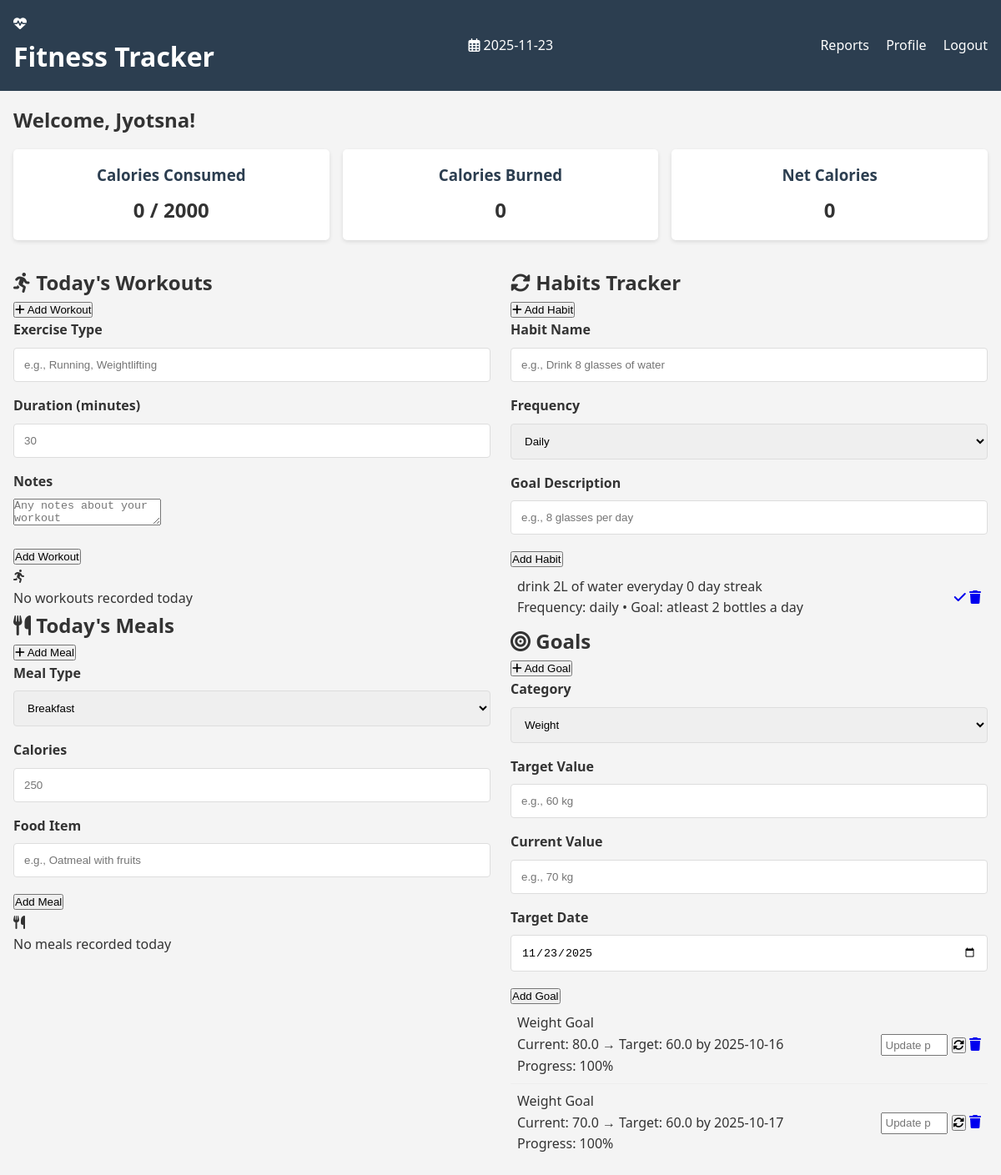
The page / (signed in) on the database its author committed.
### tables this page shows
CREATE TABLE users
                 (id INTEGER PRIMARY KEY AUTOINCREMENT,
                  username TEXT UNIQUE NOT NULL,
                  password TEXT NOT NULL,
                  name TEXT,
                  age INTEGER,
                  gender TEXT,
                  height REAL,
                  weight REAL,
                  goal_weight REAL,
                  daily_calorie_target INTEGER);

CREATE TABLE habits
                 (id INTEGER PRIMARY KEY AUTOINCREMENT,
                  user_id INTEGER,
                  habit_name TEXT NOT NULL,
                  frequency TEXT NOT NULL,
                  goal_description TEXT,
                  streak INTEGER DEFAULT 0,
                  last_completed TEXT,
                  FOREIGN KEY (user_id) REFERENCES users (id));

CREATE TABLE goals
                 (id INTEGER PRIMARY KEY AUTOINCREMENT,
                  user_id INTEGER,
                  goal_type TEXT NOT NULL,
                  target_value REAL NOT NULL,
                  target_date TEXT NOT NULL,
                  current_value REAL,
                  completed INTEGER DEFAULT 0,
                  FOREIGN KEY (user_id) REFERENCES users (id));

### app.py (the view)
@app.route('/')
def index():
    if 'user_id' not in session:
        return redirect(url_for('login'))
    user_id = session['user_id']
    conn = get_db_connection()
    user = conn.execute('SELECT * FROM users WHERE id = ?', (user_id,)).fetchone()
    today = datetime.date.today().isoformat()
    workouts = conn.execute('SELECT * FROM workouts WHERE user_id = ? AND date = ?',
                           (user_id, today)).fetchall()
    meals = conn.execute('SELECT * FROM meals WHERE user_id = ? AND date = ?',
                        (user_id, today)).fetchall()
    goals = conn.execute('SELECT * FROM goals WHERE user_id = ?', (user_id,)).fetchall()
    habits = conn.execute('SELECT * FROM habits WHERE user_id = ?', (user_id,)).fetchall()
    total_calories_burned = sum(workout['calories_burned'] for workout in workouts)
    total_calories_consumed = sum(meal['calories'] for meal in meals)
    conn.close()
    return render_template('index.html',
                          user=user,
                          workouts=workouts,
                          meals=meals,
                          goals=goals,
                          habits=habits,
                          total_calories_burned=total_calories_burned,
                          total_calories_consumed=total_calories_consumed,
                          today=today)

### templates/index.html (shortened to what this page needs)
<!DOCTYPE html>
<html lang="en">
<head>
    <link rel="stylesheet" href="{{ url_for('static', filename='style.css') }}">
    <link rel="stylesheet" href="https://cdnjs.cloudflare.com/ajax/libs/font-awesome/6.4.0/css/all.min.css">
</head>
<body>
    <header>
        <div class="app-title">
            <i class="fas fa-heartbeat"></i>
            <h1>Fitness Tracker</h1>
        </div>
        <div class="date-display">
            <i class="far fa-calendar-alt"></i>
            <span>{{ today }}</span>
        </div>
        <nav>
            <a href="{{ url_for('reports') }}">Reports</a>
            <a href="{{ url_for('profile') }}">Profile</a>
            <a href="{{ url_for('logout') }}">Logout</a>
        </nav>
    </header>
    <div class="container">
        <div class="welcome">
            <h2>Welcome, {{ user.name }}!</h2>
            <div class="stats">
                <div class="stat-card">
                    <h3>Calories Consumed</h3>
                    <p>{{ total_calories_consumed }} / {{ user.daily_calorie_target or 2000 }}</p>
                </div>
                <div class="stat-card">
                    <h3>Calories Burned</h3>
                    <p>{{ total_calories_burned }}</p>
                </div>
                <div class="stat-card">
                    <h3>Net Calories</h3>
                    <p>{{ total_calories_consumed - total_calories_burned }}</p>
                </div>
            </div>
        </div>
        <div class="dashboard">
            <div class="column">
                <div class="card">
                    <div class="card-header">
                        <h2 class="card-title"><i class="fas fa-running"></i> Today's Workouts</h2>
                        <button class="add-btn" id="showWorkoutForm"><i class="fas fa-plus"></i> Add Workout</button>
                    </div>
                    <div class="form-container" id="workoutForm">
                        <form action="{{ url_for('add_workout') }}" method="POST">
                            <div class="form-row">
                                <div class="form-group">
                                    <label for="exerciseType">Exercise Type</label>
                                    <input type="text" id="exerciseType" name="exercise_type" class="form-control" placeholder="e.g., Running, Weightlifting" required>
                                </div>
                                <div class="form-group">
                                    <label for="duration">Duration (minutes)</label>
                                    <input type="number" id="duration" name="duration" class="form-control" placeholder="30" required>
                                </div>
                            </div>
                            <div class="form-group">
                                <label for="workoutNotes">Notes</label>
                                <textarea id="workoutNotes" name="notes" class="form-control" rows="2" placeholder="Any notes about your workout"></textarea>
                            </div>
                            <button type="submit" class="submit-btn">Add Workout</button>
                        </form>
                    </div>
                    <ul class="items-list">
                        {% if not workouts %}
                        <div class="empty-state">
                            <i class="fas fa-running"></i>
                            <p>No workouts recorded today</p>
                        </div>
                        {% endif %}
                    </ul>
                </div>
                <div class="card">
                    <div class="card-header">
                        <h2 class="card-title"><i class="fas fa-utensils"></i> Today's Meals</h2>
                        <button class="add-btn" id="showMealForm"><i class="fas fa-plus"></i> Add Meal</button>
                    </div>
                    <div class="form-container" id="mealForm">
                        <form action="{{ url_for('add_meal') }}" method="POST">
                            <div class="form-row">
                                <div class="form-group">
                                    <label for="mealType">Meal Type</label>
                                    <select id="mealType" name="meal_type" class="form-control" required>
                                        <option value="Breakfast">Breakfast</option>
                                    </select>
                                </div>
                                <div class="form-group">
                                    <label for="calories">Calories</label>
                                    <input type="number" id="calories" name="calories" class="form-control" placeholder="250" required>
                                </div>
                            </div>
                            <div class="form-group">
                                <label for="foodItem">Food Item</label>
                                <input type="text" id="foodItem" name="food_item" class="form-control" placeholder="e.g., Oatmeal with fruits" required>
                            </div>
                            <button type="submit" class="submit-btn">Add Meal</button>
                        </form>
                    </div>
                    <ul class="items-list">
                        {% if not meals %}
                        <div class="empty-state">
                            <i class="fas fa-utensils"></i>
                            <p>No meals recorded today</p>
                        </div>
                        {% endif %}
                    </ul>
                </div>
            </div>
            <div class="column">
                <div class="card">
                    <div class="card-header">
                        <h2 class="card-title"><i class="fas fa-sync-alt"></i> Habits Tracker</h2>
                        <button class="add-btn" id="showHabitForm"><i class="fas fa-plus"></i> Add Habit</button>
                    </div>
                    <div class="form-container" id="habitForm">
                        <form action="{{ url_for('add_habit') }}" method="POST">
                            <div class="form-row">
                                <div class="form-group">
                                    <label for="habitName">Habit Name</label>
                                    <input type="text" id="habitName" name="habit_name" class="form-control" placeholder="e.g., Drink 8 glasses of water" required>
                                </div>
                                <div class="form-group">
                                    <label for="frequency">Frequency</label>
                                    <select id="frequency" name="frequency" class="form-control" required>
                                        <option value="daily">Daily</option>
                                    </select>
                                </div>
                            </div>
                            <div class="form-group">
                                <label for="habitGoal">Goal Description</label>
                                <input type="text" id="habitGoal" name="goal_description" class="form-control" placeholder="e.g., 8 glasses per day">
                            </div>
                            <button type="submit" class="submit-btn">Add Habit</button>
                        </form>
                    </div>
                    <ul class="items-list">
                        {% for habit in habits %}
                        <li class="item">
                            <div class="item-content">
                                <div class="item-title">{{ habit.habit_name }} <span class="habit-streak">{{ habit.streak }} day streak</span></div>
                                <div class="item-details">Frequency: {{ habit.frequency }}{% if habit.goal_description %} • Goal: {{ habit.goal_description }}{% endif %}</div>
                            </div>
                            <div class="item-actions">
                                <a href="{{ url_for('complete_habit', habit_id=habit.id) }}" class="btn btn-edit"><i class="fas fa-check"></i></a>
                                <a href="{{ url_for('delete_habit', habit_id=habit.id) }}" class="btn btn-delete"><i class="fas fa-trash"></i></a>
                            </div>
                        </li>
                        {% endfor %}
                    </ul>
                </div>
                <div class="card">
                    <div class="card-header">
                        <h2 class="card-title"><i class="fas fa-bullseye"></i> Goals</h2>
                        <button class="add-btn" id="showGoalForm"><i class="fas fa-plus"></i> Add Goal</button>
                    </div>
                    <div class="form-container" id="goalForm">
                        <form action="{{ url_for('add_goal') }}" method="POST">
                            <div class="form-row">
                                <div class="form-group">
                                    <label for="goalCategory">Category</label>
                                    <select id="goalCategory" name="goal_type" class="form-control" required>
                                        <option value="weight">Weight</option>
                                    </select>
                                </div>
                                <div class="form-group">
                                    <label for="targetValue">Target Value</label>
                                    <input type="text" id="targetValue" name="target_value" class="form-control" placeholder="e.g., 60 kg" required>
                                </div>
                            </div>
                            <div class="form-row">
                                <div class="form-group">
                                    <label for="currentValue">Current Value</label>
                                    <input type="text" id="currentValue" name="current_value" class="form-control" placeholder="e.g., 70 kg">
                                </div>
                                <div class="form-group">
                                    <label for="targetDate">Target Date</label>
                                    <input type="date" id="targetDate" name="target_date" class="form-control" required>
                                </div>
                            </div>
                            <button type="submit" class="submit-btn">Add Goal</button>
                        </form>
                    </div>
                    <ul class="items-list">
                        {% for goal in goals %}
                        <li class="item">
                            <div class="item-content">
                                <div class="item-title">{{ goal.goal_type|title }} Goal</div>
                                <div class="item-details">
                                    Current: {{ goal.current_value or 0 }} →
                                    Target: {{ goal.target_value or "N/A" }}
                                    {% if goal.target_date %} by {{ goal.target_date }}{% endif %}
                                </div>
                                {% if goal.target_value and goal.current_value %}
                                    {% set raw_progress = (goal.current_value / goal.target_value) * 100 %}
                                    {% set progress = raw_progress if raw_progress < 100 else 100 %}
                                    <div class="item-details">Progress: {{ progress | round(1) }}%</div>
                                {% else %}
                                    <div class="item-details">No progress data available</div>
                                {% endif %}
                            </div>
                            <div class="item-actions">
                                <form action="{{ url_for('update_goal', goal_id=goal.id) }}" method="POST" class="inline-form">
                                    <input type="number" step="0.1" name="current_value" placeholder="Update progress" class="form-control">
                                    <button type="submit" class="btn btn-edit"><i class="fas fa-sync-alt"></i></button>
                                </form>
                                <a href="{{ url_for('delete_goal', goal_id=goal.id) }}" class="btn btn-delete">
                                    <i class="fas fa-trash"></i>
                                </a>
                            </div>
                        </li>
                        {% endfor %}
                    </ul>
                </div>
            </div>
        </div>
    </div>
</body>
</html>

### rows shown on the page
users: name "Jyotsna", daily_calorie_target "2000"
habits: habit_name "drink 2L of water everyday", streak "0", frequency "daily", goal_description "atleast 2 bottles a day"
goals: goal_type "Weight", current_value "80.0", target_value "60.0", target_date "2025-10-16", progress "100"
goals: goal_type "Weight", current_value "70.0", target_value "60.0", target_date "2025-10-17", progress "100"

### other values the page prints
{{ total_calories_consumed }} "0"
{{ total_calories_burned }} "0"
{{ total_calories_consumed - total_calories_burned }} "0"
